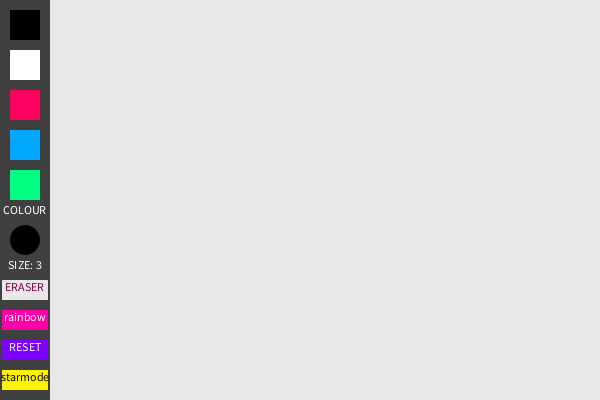
Frame 1 (no input)
Frame 60 (the mouse pressed at the canvas centre just before this capture): identical to frame 1, image omitted
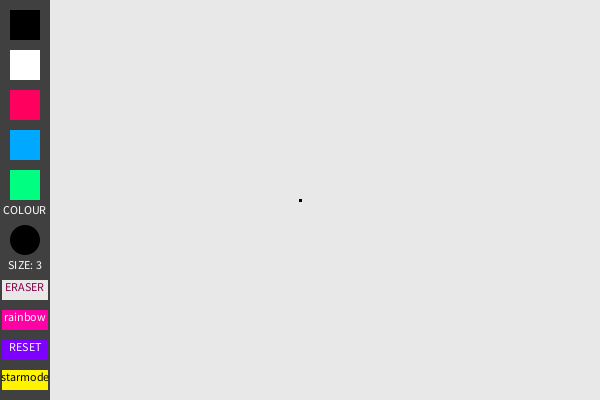
Frame 120 (the mouse held since frame 60 and released just before this capture)

The Processing sketch that drew these frames (run headless with seeded random() and noise(); from frame 60 on, the mouse is pressed at the canvas centre):

// Processing sketch: assignment_06_mission_08
// ── assignment_06_mission_08.pde
 //variables
 color brush = #000000;
 int thickness = 3;
 String strokeSize = str(thickness);
 boolean rainbow = false;
 boolean starmode = false;
 
 void setup() {
   //standard stuff
   size(600,400);
   background(#E8E8E8); //white-grey
   textSize(12);
   textAlign(CENTER);
 }
 
 void draw() {
   //cursor fun
   if (mouseX > 10 && mouseX < 40 && mouseY > 10 && mouseY < 40 || mouseX > 10 && mouseX < 40 && mouseY > 50 && mouseY < 80 || mouseX > 10 && mouseX < 40 && mouseY > 90 && mouseY < 120 || mouseX > 10 && mouseX < 40 && mouseY > 130 && mouseY < 160 || mouseX > 10 && mouseX < 40 && mouseY > 170 && mouseY < 200 || mouseX > 0 && mouseX < 50 && mouseY > 280 && mouseY < 300 || mouseX > 0 && mouseX < 50 && mouseY > 310 && mouseY < 330 || mouseX > 0 && mouseX < 50 && mouseY > 340 && mouseY < 360 || mouseX > 0 && mouseX < 50 && mouseY > 370 && mouseY < 400) {
     cursor(HAND);
   } else {
     cursor(ARROW);
   }
   
   //side-bar
   stroke(#404040);
   noStroke();
   fill(#404040); //dark-grey
   rect(0,0,50,400);
   
   //colour buttons
   //black
   fill(#000000);
   rect(10,10,30,30);
   //white
   fill(#FFFFFF);
   rect(10,50,30,30);
   //red
   fill(#FF005E);
   rect(10,90,30,30);
   //blue
   fill(#00A8FF);
   rect(10,130,30,30);
   //green
   fill(#00FF81);
   rect(10,170,30,30);
   //eraser
   fill(#E8E8E8);
   rect(2,280,46,20);
   fill(#810045);
   text("ERASER", 0, 282, 50, 310);
   //rainbow
   fill(#FF00A6);
   rect(2,310,46,20);
   fill(#FFFFFF);
   text("rainbow", 0, 312, 50, 340);
   //reset-button
   fill(#7E00FF);
   rect(2,340,46,20);
   fill(#FFFFFF);
   text("RESET", 0, 342, 50, 370);
   //starmode
   fill(#FFF300);
   rect(2,370,46,20);
   fill(#000000);
   text("starmode", 0, 372, 50, 400);
   
   //current colour
   noStroke();
   fill(brush);
   ellipse(25,240,30,30);
   fill(#FFFFFF);
   text("COLOUR", 0, 205, 50, 235);
   
   //current brush size
   text("SIZE: " + strokeSize, 0, 260, 50, 300);
   
   //color & size of brush
   stroke(brush);
   strokeWeight(thickness);
   fill(brush);
   
   //rainbow injection!
   if (rainbow == true) {
     float r1 = random(255);
     float r2 = random(255);
     float r3 = random(255);
     int c1 = round(r1);
     int c2 = round(r2);
     int c3 = round(r3);
     brush = color(c1,c2,c3);
   }
   
   //brush code
   if (mousePressed == true && mouseX > 50 && pmouseX > 50 && starmode == false) {
    line(mouseX, mouseY, pmouseX, pmouseY);
   }
   if (mousePressed == true && mouseX > 50 && pmouseX > 50 && starmode == true) {
    star(mouseX, mouseY, 15, 30, 5);
   }
 }
 
 void mouseClicked() {
   if (mouseX > 10 && mouseX < 40 && mouseY > 10 && mouseY < 40) {
     brush = #000000; //BLACK
     rainbow = false;
   } if (mouseX > 10 && mouseX < 40 && mouseY > 50 && mouseY < 80) {
     brush = #FFFFFF; //WHITE
     rainbow = false;
   } if (mouseX > 10 && mouseX < 40 && mouseY > 90 && mouseY < 120) {
     brush = #FF005E; //RED
     rainbow = false;
   } if (mouseX > 10 && mouseX < 40 && mouseY > 130 && mouseY < 160) {
     brush = #00A8FF; //BLUE
     rainbow = false;
   } if (mouseX > 10 && mouseX < 40 && mouseY > 170 && mouseY < 200) {
     brush = #00FF81; //GREEN
     rainbow = false;
   } if (mouseX > 0 && mouseX < 50 && mouseY > 280 && mouseY < 300) {
     brush = #E8E8E8; //white-grey
     rainbow = false;
   } if (mouseX > 0 && mouseX < 50 && mouseY > 310 && mouseY < 330) {
     rainbow = true; //turns rainbow mode on
   } if (mouseX > 0 && mouseX < 50 && mouseY > 340 && mouseY < 360) {
     background(#E8E8E8); //resets the background
   } if (mouseX > 0 && mouseX < 50 && mouseY > 370 && mouseY < 400 && starmode == false) {
     starmode = true;
   } else if (mouseX > 0 && mouseX < 50 && mouseY > 370 && mouseY < 400 && starmode == true) {
     starmode = false;
   }
 }

//change brush size
 void mouseWheel(MouseEvent event) {
   // creates a quick variable to get the mousewheel value from
  float e = event.getCount();
  // if size is greater than or equal to 1, the mousewheel can be used to increase or decrease size of brush
  if (thickness >= 1) {
  thickness -= e;
  strokeSize = str(thickness);
  } if (thickness == 0) { // code to prevent the brush from reaching negative stroke size (crashes the program)
    thickness = 1;
    strokeSize = str(thickness);
  }
}

//star shape code (i don't understand any of it)
void star(float x, float y, float radius1, float radius2, int npoints) {
  float angle = TWO_PI / npoints;
  float halfAngle = angle/2.0;
  beginShape();
  for (float a = 0; a < TWO_PI; a += angle) {
    float sx = x + cos(a) * radius2;
    float sy = y + sin(a) * radius2;
    vertex(sx, sy);
    sx = x + cos(a+halfAngle) * radius1;
    sy = y + sin(a+halfAngle) * radius1;
    vertex(sx, sy);
  }
  endShape(CLOSE);
}
